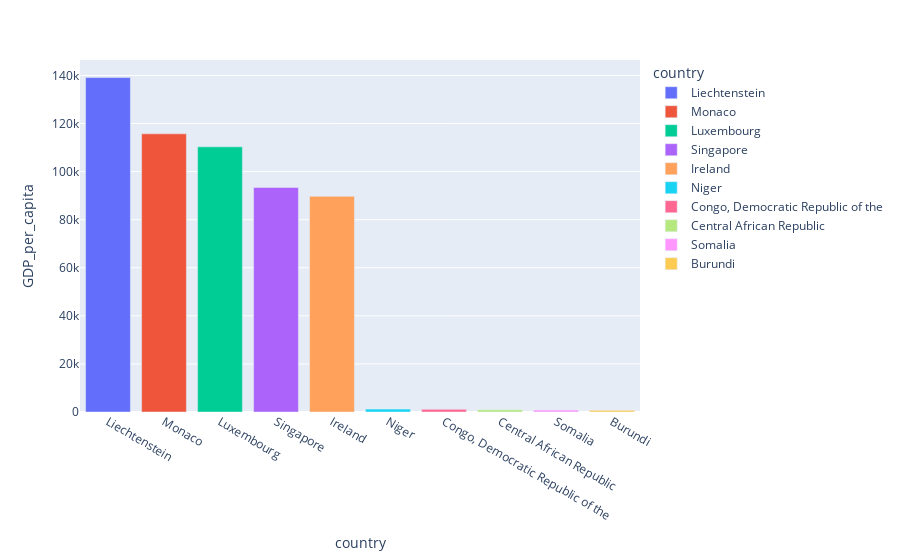

Notebook cell for this chart:
### Markdown cell above
The difference between the two stands out much more in the visual than it does in words. Although this is a very simple example, we can easily expand our understanding of this data as we continue to visualize it. For example, here are the top and bottom 10 countries by per capita GDP:

### Code cell
# Grab top and bottom 10 rows
plotData = pd.concat([data.head(5), data.tail(5)])

# Plot the data
px.bar(plotData,x = 'country', y = 'GDP_per_capita', color='country')

### Figure 1 — Plotly figure (JSON) as saved in the notebook; plotly's stock layout.template omitted (floating-point values rounded to 4 significant figures)
{"data": [{"alignmentgroup": "True", "hovertemplate": "country=%{x}<br>GDP_per_capita=%{y}<extra></extra>", "legendgroup": "Liechtenstein", "marker": {"color": "#636efa", "pattern": {"shape": ""}}, "name": "Liechtenstein", "offsetgroup": "Liechtenstein", "orientation": "v", "showlegend": true, "textposition": "auto", "type": "bar", "x": ["Liechtenstein"], "xaxis": "x", "y": [139100], "yaxis": "y"}, {"alignmentgroup": "True", "hovertemplate": "country=%{x}<br>GDP_per_capita=%{y}<extra></extra>", "legendgroup": "Monaco", "marker": {"color": "#EF553B", "pattern": {"shape": ""}}, "name": "Monaco", "offsetgroup": "Monaco", "orientation": "v", "showlegend": true, "textposition": "auto", "type": "bar", "x": ["Monaco"], "xaxis": "x", "y": [115700], "yaxis": "y"}, {"alignmentgroup": "True", "hovertemplate": "country=%{x}<br>GDP_per_capita=%{y}<extra></extra>", "legendgroup": "Luxembourg", "marker": {"color": "#00cc96", "pattern": {"shape": ""}}, "name": "Luxembourg", "offsetgroup": "Luxembourg", "orientation": "v", "showlegend": true, "textposition": "auto", "type": "bar", "x": ["Luxembourg"], "xaxis": "x", "y": [110300], "yaxis": "y"}, {"alignmentgroup": "True", "hovertemplate": "country=%{x}<br>GDP_per_capita=%{y}<extra></extra>", "legendgroup": "Singapore", "marker": {"color": "#ab63fa", "pattern": {"shape": ""}}, "name": "Singapore", "offsetgroup": "Singapore", "orientation": "v", "showlegend": true, "textposition": "auto", "type": "bar", "x": ["Singapore"], "xaxis": "x", "y": [93400], "yaxis": "y"}, {"alignmentgroup": "True", "hovertemplate": "country=%{x}<br>GDP_per_capita=%{y}<extra></extra>", "legendgroup": "Ireland", "marker": {"color": "#FFA15A", "pattern": {"shape": ""}}, "name": "Ireland", "offsetgroup": "Ireland", "orientation": "v", "showlegend": true, "textposition": "auto", "type": "bar", "x": ["Ireland"], "xaxis": "x", "y": [89700], "yaxis": "y"}, {"alignmentgroup": "True", "hovertemplate": "country=%{x}<br>GDP_per_capita=%{y}<extra></extra>", "legendgroup": "Niger", "marker": {"color": "#19d3f3", "pattern": {"shape": ""}}, "name": "Niger", "offsetgroup": "Niger", "orientation": "v", "showlegend": true, "textposition": "auto", "type": "bar", "x": ["Niger"], "xaxis": "x", "y": [1200], "yaxis": "y"}, {"alignmentgroup": "True", "hovertemplate": "country=%{x}<br>GDP_per_capita=%{y}<extra></extra>", "legendgroup": "Congo, Democratic Republic of the", "marker": {"color": "#FF6692", "pattern": {"shape": ""}}, "name": "Congo, Democratic Republic of the", "offsetgroup": "Congo, Democratic Republic of the", "orientation": "v", "showlegend": true, "textposition": "auto", "type": "bar", "x": ["Congo, Democratic Republic of the"], "xaxis": "x", "y": [1100], "yaxis": "y"}, {"alignmentgroup": "True", "hovertemplate": "country=%{x}<br>GDP_per_capita=%{y}<extra></extra>", "legendgroup": "Central African Republic", "marker": {"color": "#B6E880", "pattern": {"shape": ""}}, "name": "Central African Republic", "offsetgroup": "Central African Republic", "orientation": "v", "showlegend": true, "textposition": "auto", "type": "bar", "x": ["Central African Republic"], "xaxis": "x", "y": [900], "yaxis": "y"}, {"alignmentgroup": "True", "hovertemplate": "country=%{x}<br>GDP_per_capita=%{y}<extra></extra>", "legendgroup": "Somalia", "marker": {"color": "#FF97FF", "pattern": {"shape": ""}}, "name": "Somalia", "offsetgroup": "Somalia", "orientation": "v", "showlegend": true, "textposition": "auto", "type": "bar", "x": ["Somalia"], "xaxis": "x", "y": [800], "yaxis": "y"}, {"alignmentgroup": "True", "hovertemplate": "country=%{x}<br>GDP_per_capita=%{y}<extra></extra>", "legendgroup": "Burundi", "marker": {"color": "#FECB52", "pattern": {"shape": ""}}, "name": "Burundi", "offsetgroup": "Burundi", "orientation": "v", "showlegend": true, "textposition": "auto", "type": "bar", "x": ["Burundi"], "xaxis": "x", "y": [700], "yaxis": "y"}], "layout": {"autosize": true, "barmode": "relative", "legend": {"title": {"text": "country"}, "tracegroupgap": 0}, "margin": {"t": 60}, "xaxis": {"anchor": "y", "autorange": true, "categoryarray": ["Liechtenstein", "Monaco", "Luxembourg", "Singapore", "Ireland", "Niger", "Congo, Democratic Republic of the", "Central African Republic", "Somalia", "Burundi"], "categoryorder": "array", "domain": [0, 1], "range": [-0.5, 9.5], "title": {"text": "country"}, "type": "category"}, "yaxis": {"anchor": "x", "autorange": true, "domain": [0, 1], "range": [0, 146400.0], "title": {"text": "GDP_per_capita"}, "type": "linear"}}}
